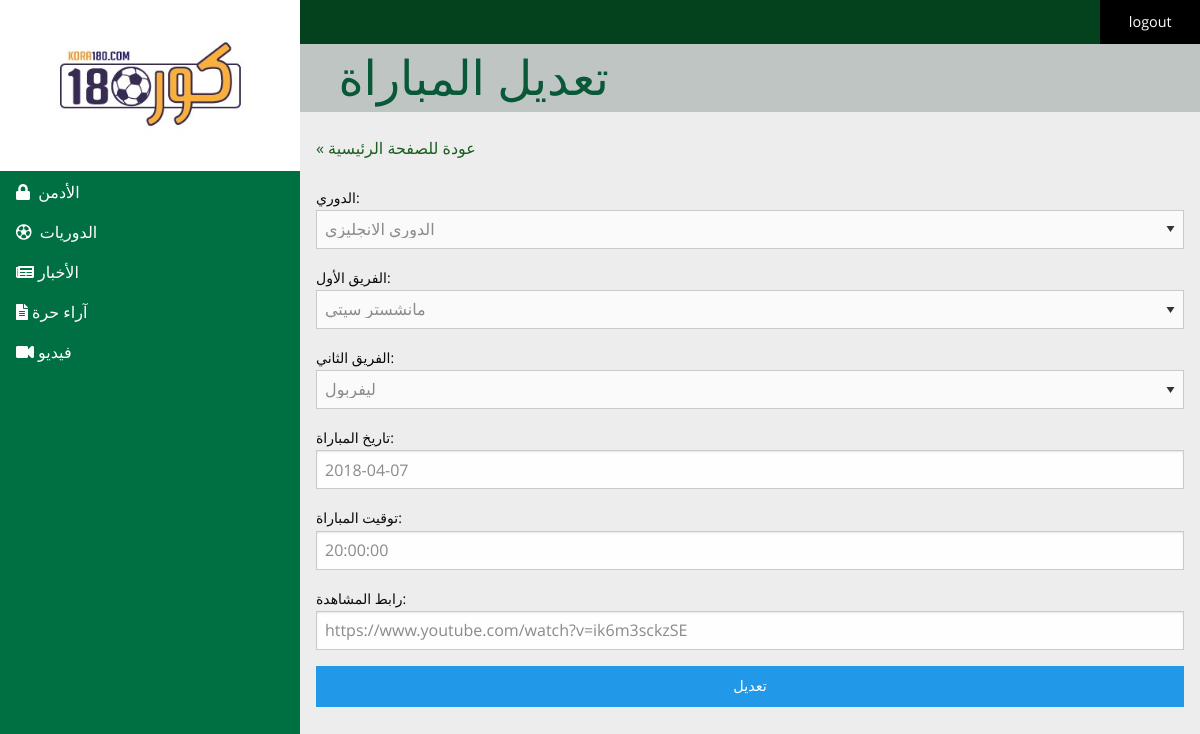
/adminpanel/edit_match.php?id=12 (signed in), run on the app's committed database.
### tables this page shows
CREATE TABLE IF NOT EXISTS `matches` (
  `match_id` int(10) UNSIGNED NOT NULL AUTO_INCREMENT,
  `league_id` int(10) UNSIGNED NOT NULL,
  `team1` int(10) UNSIGNED NOT NULL,
  `team2` int(10) UNSIGNED NOT NULL,
  `match_date` date NOT NULL,
  `match_time` time NOT NULL,
  `match_url` varchar(255) NOT NULL,
  PRIMARY KEY (`match_id`),
  UNIQUE KEY `match_url` (`match_url`),
  KEY `league_id` (`league_id`),
  KEY `team1` (`team1`),
  KEY `team2` (`team2`)
);

CREATE TABLE IF NOT EXISTS `leagues` (
  `league_id` int(10) UNSIGNED NOT NULL AUTO_INCREMENT,
  `league_name` varchar(80) NOT NULL,
  `league_logo` varchar(80) NOT NULL,
  `league_year` varchar(8) NOT NULL,
  PRIMARY KEY (`league_id`),
  UNIQUE KEY `league_name` (`league_name`,`league_year`)
);

CREATE TABLE IF NOT EXISTS `teams` (
  `team_id` int(10) UNSIGNED NOT NULL AUTO_INCREMENT,
  `team_name` varchar(40) NOT NULL,
  `team_logo` varchar(80) NOT NULL,
  PRIMARY KEY (`team_id`),
  UNIQUE KEY `team_name` (`team_name`)
);

### includes/query_function.php (called while the page is built, shortened)
<?php
function find_all_leagues($options=[]){
    global $db;
    $year = $options['year'] ?? false;
    $sql = "SELECT * FROM leagues  ";
    $sql .= "ORDER BY league_year DESC , league_id ASC";
    $result = mysqli_query($db,$sql);
    return $result;
}
function find_all_teams($options=[]){
    global $db;
    $team_id = $options['team_id'] ?? false;
    $sql = "SELECT * FROM teams ";
    if ($team_id){
        $sql .= "WHERE team_id = '$team_id' ";
    }
    $sql .= "ORDER BY team_name ASC ";
    $result = mysqli_query($db,$sql);
    return $result;
}

### includes/initialize.php (called while the page is built, shortened)
<?php
$db = mysqli_connect(DB_SERVER,DB_USER,DB_PASS,DB_NAME);
mysqli_query($db,"SET NAMES 'utf8'");
function db_escape($connection,$string){
    return mysqli_real_escape_string($connection,$string);
}
require_once ('query_function.php');

### adminpanel/edit_match.php (the view, shortened to what this page needs)
<?php
require_once('../includes/initialize.php');
$id = $_GET['id'];
$id= db_escape($db,$id);
if (is_post_request()){
    $match = [];
    $match['id'] = $id ?? '';
    $match['league_id'] = $_POST['league_id'] ?? '';
    $match['team1'] = $_POST['team1'] ?? '';
    $match['team2'] = $_POST['team2'] ?? '';
    $match['match_date'] = $_POST['match_date'] ?? '';
    $match['match_time'] = $_POST['match_time'] ?? '';
    $match['match_url'] = $_POST['match_url'] ?? '';
    $result = update_match($match);
    if($result === true){
        header("location: matches.php");
        exit();
    }else{
        $errors = $result;
    }
}else{
    $sql = "SELECT * FROM matches WHERE match_id = '$id' ";
    $result = mysqli_query($db,$sql);
    $match = mysqli_fetch_assoc($result);
}
include ('../includes/admin_header.php');
?>
    <h1 class="pageTitle">
      <span>تعديل المباراة</span>
    </h1>
    <div class="padding-1em">
        <a class="back-link" href="matches.php">&laquo; عودة للصفحة الرئيسية</a>
        <form class="addForm" action="<?php $_SERVER['PHP_SELF']; ?>" method="post">
            <label for="league_id">الدوري:</label>
            <select name="league_id">
                <?php
                $league_set = find_all_leagues();
                while($league = mysqli_fetch_assoc($league_set)){
                    print '<option value="'.htmlspecialchars($league['league_id']).'"'.(htmlspecialchars($league['league_id']) === $match['league_id'] ? ' selected="selected"' : '').'>'.htmlspecialchars($league['league_name']).'</option>';
                }
                ?>
            </select>
            <label for="team1">الفريق الأول:</label>
            <select name="team1">
                <?php
                $team_set = find_all_teams();
                while($team1 = mysqli_fetch_assoc($team_set)){
                    print '<option value="'.htmlspecialchars($team1['team_id']).'"'.(htmlspecialchars($team1['team_id']) === $match['team1'] ? ' selected="selected"' : '').'>'.htmlspecialchars($team1['team_name']).'</option>';
                }
                ?>
            </select>
            <label for="team2">الفريق الثاني:</label>
            <select name="team2">
                <?php
                $team_set = find_all_teams();
                while($team2 = mysqli_fetch_assoc($team_set)){
                    print '<option value="'.htmlspecialchars($team2['team_id']).'"'.(htmlspecialchars($team2['team_id']) === $match['team2'] ? ' selected="selected"' : '').'>'.htmlspecialchars($team2['team_name']).'</option>';
                }
                ?>
            </select>
            <label for="match_date">تاريخ المباراة:</label>
            <input type="text" id="match_date" name="match_date" value="<?php echo $match['match_date']; ?>">
            <label for="match_time">توقيت المباراة:</label>
            <input type="text" id="match_time" name="match_time" value="<?php echo $match['match_time']; ?>">
            <label for="addName">رابط المشاهدة:</label>
            <input type="text" id="addName" name="match_url" value="<?php echo $match['match_url']; ?>" placeholder="رابط المشاهدة">
            <input class="button expanded" type="submit" name="submit" value="تعديل">
        </form>
    </div>
  </div>
</div>
</body>
</html>

### adminpanel/css/style.css (style rules this page uses)
.padding-1em { padding: 1em; }
body { background: #EDEDED; font-family: "open_sansregular", tahoma, sans-serif; }
h1, h2, h3, h4, h5 { font-family: "open_sansregular", tahoma, sans-serif; }
.pageTitle { text-transform: capitalize; background: #BFC5C3; color: #095838; padding: 0 0.8em; display: -webkit-box; display: -webkit-flex; display: -ms-flexbox; display: flex; -webkit-box-pack: justify; -webkit-justify-content: space-between; -ms-flex-pack: justify; justify-content: space-between; -webkit-box-align: center; -webkit-align-items: center; -ms-flex-align: center; align-items: center; }

### includes/admin_header.php (style rules this page uses)
.back-link { color: #1B5E20; font-size: medium; display: inline-block; padding-bottom: 25px; }

### data on the page
matches: league_id "الدوري الانجليزي", team1 "مانشستر سيتي", team2 "ليفربول", match_date "2018-04-07", match_time "20:00:00", match_url "https://www.youtube.com/watch?v=ik6m3sckzSE"
